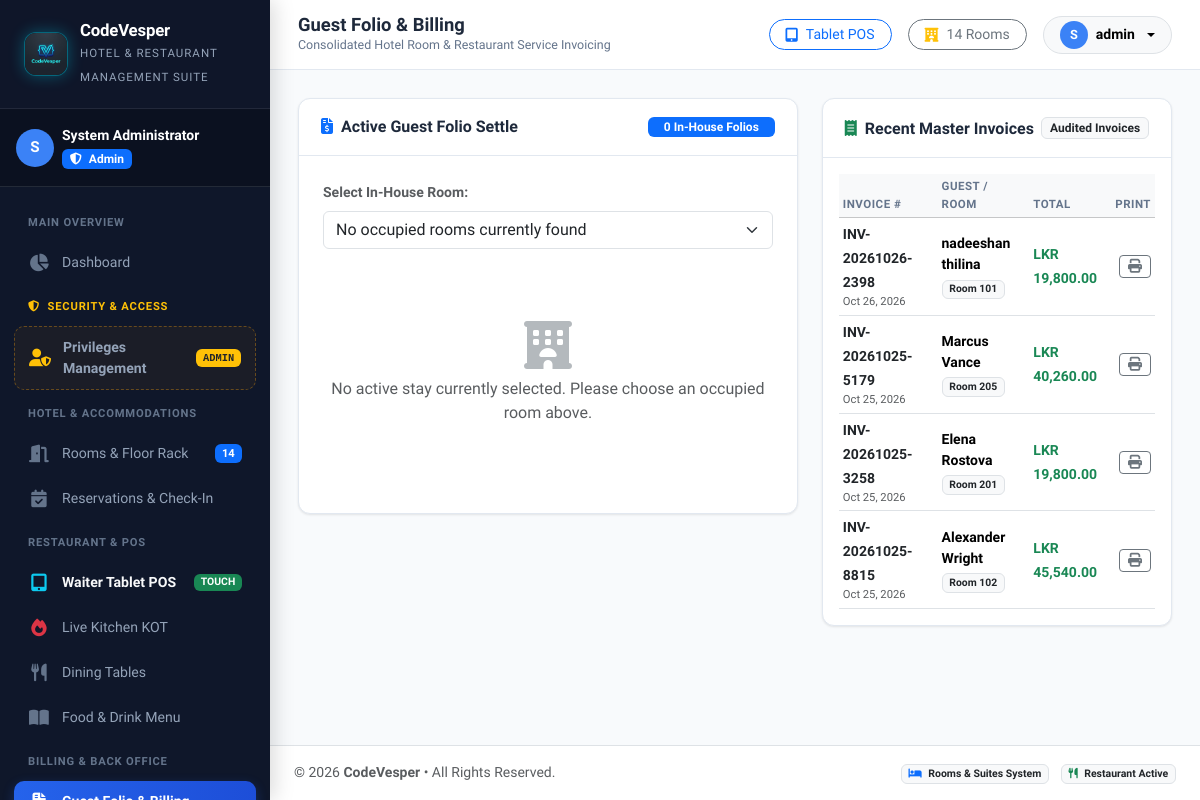
Page /billing.php (signed in) on the committed database.
### tables this page shows
CREATE TABLE `invoices` (
  `id` int NOT NULL AUTO_INCREMENT,
  `invoice_number` varchar(30) NOT NULL,
  `guest_id` int NOT NULL,
  `room_id` int DEFAULT NULL,
  `reservation_id` int DEFAULT NULL,
  `room_charges` decimal(10,2) DEFAULT '0.00',
  `restaurant_charges` decimal(10,2) DEFAULT '0.00',
  `amenity_charges` decimal(10,2) DEFAULT '0.00',
  `tax_rate` decimal(5,2) DEFAULT '10.00',
  `tax_amount` decimal(10,2) DEFAULT '0.00',
  `discount_amount` decimal(10,2) DEFAULT '0.00',
  `total_amount` decimal(10,2) NOT NULL,
  `paid_amount` decimal(10,2) DEFAULT '0.00',
  `balance_due` decimal(10,2) NOT NULL,
  `payment_status` enum('unpaid','partially_paid','paid') DEFAULT 'unpaid',
  `generated_by` int DEFAULT NULL,
  `created_at` timestamp NOT NULL DEFAULT CURRENT_TIMESTAMP,
  PRIMARY KEY (`id`)  ,
  UNIQUE KEY `invoice_number` (`invoice_number`),
  KEY `guest_id` (`guest_id`),
  KEY `room_id` (`room_id`),
  KEY `reservation_id` (`reservation_id`),
  CONSTRAINT `invoices_ibfk_1` FOREIGN KEY (`guest_id`) REFERENCES `guests` (`id`),
  CONSTRAINT `invoices_ibfk_2` FOREIGN KEY (`room_id`) REFERENCES `rooms` (`id`),
  CONSTRAINT `invoices_ibfk_3` FOREIGN KEY (`reservation_id`) REFERENCES `reservations` (`id`)
);

CREATE TABLE `guests` (
  `id` int NOT NULL AUTO_INCREMENT,
  `full_name` varchar(100) NOT NULL,
  `phone` varchar(20) NOT NULL,
  `email` varchar(100) DEFAULT NULL,
  `id_type` enum('Passport','National ID','Driving License','Other') DEFAULT 'National ID',
  `id_number` varchar(50) NOT NULL,
  `address` text DEFAULT NULL,
  `nationality` varchar(50) DEFAULT 'Domestic',
  `special_requests` text DEFAULT NULL,
  `created_at` timestamp NOT NULL DEFAULT CURRENT_TIMESTAMP,
  PRIMARY KEY (`id`)  
);

CREATE TABLE `rooms` (
  `id` int NOT NULL AUTO_INCREMENT,
  `room_number` varchar(10) NOT NULL,
  `room_type_id` int NOT NULL,
  `floor` int NOT NULL,
  `status` enum('vacant','reserved','occupied','dirty','maintenance') DEFAULT 'vacant',
  `daily_rate` decimal(10,2) NOT NULL,
  `notes` varchar(255) DEFAULT NULL,
  PRIMARY KEY (`id`)  ,
  UNIQUE KEY `room_number` (`room_number`),
  KEY `room_type_id` (`room_type_id`),
  CONSTRAINT `rooms_ibfk_1` FOREIGN KEY (`room_type_id`) REFERENCES `room_types` (`id`)
);

### billing.php (the view, shortened to what this page needs)
<?php
require_once __DIR__ . '/includes/header.php';
$db = getDbConnection();
$occupiedRooms = $db->query("
    SELECT r.id as room_id, r.room_number, r.daily_rate,
           ci.id as check_in_id, ci.check_in_time, ci.deposit_paid,
           g.id as guest_id, g.full_name as guest_name, g.phone as guest_phone, g.email as guest_email,
           res.booking_ref, res.check_in_date, res.check_out_date
    FROM rooms r
    JOIN check_ins ci ON (ci.room_id = r.id AND ci.status = 'active')
    JOIN guests g ON ci.guest_id = g.id
    LEFT JOIN reservations res ON ci.reservation_id = res.id
    ORDER BY r.room_number ASC
")->fetchAll();
$activeFolio = null;
$restaurantOrders = [];
$nights = 1;
$roomCost = 0.00;
$fnbTotal = 0.00;
$invoicesHistory = $db->query("
    SELECT inv.*, g.full_name as guest_name, r.room_number, u.username as staff_user
    FROM invoices inv
    JOIN guests g ON inv.guest_id = g.id
    LEFT JOIN rooms r ON inv.room_id = r.id
    LEFT JOIN users u ON inv.generated_by = u.id
    ORDER BY inv.id DESC
    LIMIT 10
")->fetchAll();
?>
<div class="row g-4">
    <div class="col-12 col-lg-7">
        <div class="card-custom mb-4">
            <div class="card-header-clean d-flex justify-content-between align-items-center">
                <h5 class="fw-bold mb-0">
                    <i class="fa-solid fa-file-invoice-dollar text-primary me-2"></i>Active Guest Folio Settle
                </h5>
                <span class="badge bg-primary px-3 py-1"><?= count($occupiedRooms) ?> In-House Folios</span>
            </div>
            <div class="p-4">
                <div class="mb-4">
                    <label class="form-label small fw-bold text-muted">Select In-House Room:</label>
                    <select class="form-select" onchange="location.href='billing.php?room_id=' + this.value">
                        <?php if (empty($occupiedRooms)): ?>
                            <option value="">No occupied rooms currently found</option>
                        <?php endif; ?>
                    </select>
                </div>
                <?php if ($activeFolio):
                    $subtotal = $roomCost + $fnbTotal;
                    $tax = round($subtotal * 0.10, 2);
                    $total = $subtotal + $tax;
                    $deposit = (float)$activeFolio['deposit_paid'];
                    $balanceDue = max(0, $total - $deposit);
                ?>
                    <div class="p-3 bg-light rounded-3 border mb-4">
                        <div class="row g-3">
                            <div class="col-6 col-sm-3">
                                <span class="text-muted small">Guest Name:</span>
                                <div class="fw-bold text-dark"><?= htmlspecialchars($activeFolio['guest_name']) ?></div>
                            </div>
                            <div class="col-6 col-sm-3">
                                <span class="text-muted small">Phone:</span>
                                <div class="fw-bold text-dark"><?= htmlspecialchars(formatPhoneNumber($activeFolio['guest_phone'])) ?></div>
                            </div>
                            <div class="col-6 col-sm-3">
                                <span class="text-muted small">Check-In Time:</span>
                                <div class="fw-bold text-dark"><?= formatDateTime($activeFolio['check_in_time']) ?></div>
                            </div>
                            <div class="col-6 col-sm-3">
                                <span class="text-muted small">Duration:</span>
                                <div class="fw-bold text-primary"><?= $nights ?> Night(s) Stayed</div>
                            </div>
                        </div>
                    </div>
                    <div class="table-responsive mb-4">
                        <table class="table table-bordered align-middle">
                            <thead class="table-light small text-uppercase">
                                <tr>
                                    <th>Service Description</th>
                                    <th>Units / Ref</th>
                                    <th>Unit Price</th>
                                    <th class="text-end">Amount</th>
                                </tr>
                            </thead>
                            <tbody>
                                <tr>
                                    <td>
                                        <strong>Room Lodging Charges</strong><br>
                                        <small class="text-muted"><?= htmlspecialchars($activeFolio['room_number']) ?> accommodation</small>
                                    </td>
                                    <td><?= $nights ?> Nights</td>
                                    <td><?= formatMoney($activeFolio['daily_rate']) ?></td>
                                    <td class="text-end fw-bold"><?= formatMoney($roomCost) ?></td>
                                </tr>
                                <?php if (!empty($restaurantOrders)): ?>
                                    <?php foreach ($restaurantOrders as $ro): ?>
                                        <tr>
                                            <td>
                                                <i class="fa-solid fa-utensils text-success me-1"></i> <strong>Restaurant Order: <?= htmlspecialchars($ro['order_number']) ?></strong><br>
                                                <small class="text-muted">In-Room Dining &bull; Waiter: <?= htmlspecialchars($ro['waiter_name'] ?? 'Staff') ?></small>
                                            </td>
                                            <td>Food & Drinks</td>
                                            <td><?= formatMoney($ro['subtotal']) ?></td>
                                            <td class="text-end fw-bold"><?= formatMoney($ro['total_amount']) ?></td>
                                        </tr>
                                    <?php endforeach; ?>
                                <?php else: ?>
                                    <tr>
                                        <td colspan="4" class="text-muted small py-2 bg-light">
                                            <i class="fa-solid fa-circle-info me-1"></i> No restaurant orders billed to this room.
                                        </td>
                                    </tr>
                                <?php endif; ?>
                            </tbody>
                        </table>
                    </div>
                    <div class="p-3 bg-light rounded-3 border">
                        <div class="row g-2 justify-content-end text-end">
                            <div class="col-6 col-sm-4 text-muted small">Lodging Subtotal:</div>
                            <div class="col-6 col-sm-3 fw-bold"><?= formatMoney($roomCost) ?></div>
                        </div>
                        <div class="row g-2 justify-content-end text-end mt-1">
                            <div class="col-6 col-sm-4 text-muted small">Restaurant Dining:</div>
                            <div class="col-6 col-sm-3 fw-bold"><?= formatMoney($fnbTotal) ?></div>
                        </div>
                        <div class="row g-2 justify-content-end text-end mt-1">
                            <div class="col-6 col-sm-4 text-muted small">Taxes & Service (10%):</div>
                            <div class="col-6 col-sm-3 fw-bold"><?= formatMoney($tax) ?></div>
                        </div>
                        <div class="row g-2 justify-content-end text-end mt-1">
                            <div class="col-6 col-sm-4 text-muted small">Advance Deposit Paid:</div>
                            <div class="col-6 col-sm-3 fw-bold text-success">- <?= formatMoney($deposit) ?></div>
                        </div>
                        <hr class="my-2">
                        <div class="row g-2 justify-content-end text-end align-items-center">
                            <div class="col-6 col-sm-4 fs-5 fw-bold text-dark">Net Balance Due:</div>
                            <div class="col-6 col-sm-3 fs-4 fw-bold text-danger"><?= formatMoney($balanceDue) ?></div>
                        </div>
                        <div class="mt-4 d-flex justify-content-between align-items-center">
                            <a href="pos.php" class="btn btn-outline-primary btn-sm">
                                <i class="fa-solid fa-plus me-1"></i> Add In-Room Dining (POS)
                            </a>
                            <button class="btn btn-danger px-4 py-2 fw-bold" onclick="openCheckoutModal(<?= $activeFolio['room_id'] ?>, '<?= htmlspecialchars($activeFolio['room_number']) ?>', '<?= formatMoney($balanceDue) ?>')">
                                <i class="fa-solid fa-arrow-right-from-bracket me-1"></i> Complete Checkout & Print Invoice
                            </button>
                        </div>
                    </div>
                <?php else: ?>
                    <div class="text-center py-5 text-muted">
                        <i class="fa-solid fa-hotel fa-3x text-secondary opacity-50 mb-2"></i>
                        <p>No active stay currently selected. Please choose an occupied room above.</p>
                    </div>
                <?php endif; ?>
            </div>
        </div>
    </div>
    <div class="col-12 col-lg-5">
        <div class="card-custom h-100">
            <div class="card-header-clean d-flex justify-content-between align-items-center">
                <h5 class="fw-bold mb-0">
                    <i class="fa-solid fa-receipt text-success me-2"></i>Recent Master Invoices
                </h5>
                <span class="badge bg-light text-dark border">Audited Invoices</span>
            </div>
            <div class="p-3">
                <div class="table-responsive">
                    <table class="table table-sm table-hover align-middle mb-0">
                        <thead class="table-light small text-uppercase text-muted">
                            <tr>
                                <th>Invoice #</th>
                                <th>Guest / Room</th>
                                <th>Total</th>
                                <th class="text-end">Print</th>
                            </tr>
                        </thead>
                        <tbody>
                            <?php if (empty($invoicesHistory)): ?>
                                <tr>
                                    <td colspan="4" class="text-center text-muted py-4">No completed checkout invoices yet.</td>
                                </tr>
                            <?php else: ?>
                                <?php foreach ($invoicesHistory as $inv): ?>
                                    <tr>
                                        <td>
                                            <span class="fw-bold text-dark small"><?= htmlspecialchars($inv['invoice_number']) ?></span>
                                            <div class="text-muted" style="font-size: 0.7rem;"><?= formatDate($inv['created_at']) ?></div>
                                        </td>
                                        <td>
                                            <div class="small fw-semibold"><?= htmlspecialchars($inv['guest_name']) ?></div>
                                            <span class="badge bg-light text-dark border" style="font-size: 0.65rem;"><?= htmlspecialchars($inv['room_number'] ?? 'Walk-in') ?></span>
                                        </td>
                                        <td>
                                            <span class="fw-bold text-success small"><?= formatMoney($inv['total_amount']) ?></span>
                                        </td>
                                        <td class="text-end">
                                            <button class="btn btn-sm btn-outline-secondary py-0 px-2" onclick="printInvoicePrompt('<?= htmlspecialchars($inv['invoice_number']) ?>')">
                                                <i class="fa-solid fa-print"></i>
                                            </button>
                                        </td>
                                    </tr>
                                <?php endforeach; ?>
                            <?php endif; ?>
                        </tbody>
                    </table>
                </div>
            </div>
        </div>
    </div>
</div>
<?php require_once __DIR__ . '/includes/footer.php'; ?>

### assets/css/style.css (style rules this page uses)
:root { --primary: #1e3a8a; --primary-light: #3b82f6; --primary-dark: #0f172a; --gold: #d97706; --gold-light: #f59e0b; --gold-subtle: #fef3c7; --sidebar-bg: #0f172a; --sidebar-hover: #1e293b; --sidebar-active: #2563eb; --body-bg: #f8fafc; --card-bg: #ffffff; --text-main: #1e293b; --text-muted: #64748b; --border-color: #e2e8f0; --sidebar-width: 270px; --topbar-height: 70px; --radius-sm: 8px; --radius-md: 12px; --radius-lg: 18px; --shadow-sm: 0 1px 3px rgba(0,0,0,0.06), 0 1px 2px rgba(0,0,0,0.04); --shadow-md: 0 4px 12px -2px rgba(0,0,0,0.08), 0 2px 6px -1px rgba(0,0,0,0.04); --shadow-lg: 0 12px 24px -4px rgba(0,0,0,0.12), 0 4px 10px -2px rgba(0,0,0,0.05); }
* { box-sizing: border-box; }
body { font-family: 'Plus Jakarta Sans', sans-serif; background-color: var(--body-bg); color: var(--text-main); overflow-x: hidden; margin: 0; padding: 0; }
.card-custom { background: #fff; border: 1px solid var(--border-color); border-radius: var(--radius-md); box-shadow: var(--shadow-sm); transition: transform 0.2s ease, box-shadow 0.2s ease; }
.card-header-clean { padding: 18px 22px; background: transparent; border-bottom: 1px solid var(--border-color); display: flex; align-items: center; justify-content: space-between; }
.card-header-clean h5 { margin: 0; font-size: 1rem; font-weight: 700; }
.table thead th { font-size: 0.72rem; font-weight: 700; text-transform: uppercase; letter-spacing: 0.5px; color: #64748b; }

### assets/css/pos.css (style rules this page uses)
html, body { overflow-x: hidden !important; max-width: 100vw !important; }

### rows in the picture
invoices: invoice_number "INV-20261026-2398", created_at "Oct 26, 2026", guest.full_name "nadeeshan thilina", room.room_number "Room 101", total_amount "LKR 19,800.00"
invoices: invoice_number "INV-20261025-5179", created_at "Oct 25, 2026", guest.full_name "Marcus Vance", room.room_number "Room 205", total_amount "LKR 40,260.00"
invoices: invoice_number "INV-20261025-3258", created_at "Oct 25, 2026", guest.full_name "Elena Rostova", room.room_number "Room 201", total_amount "LKR 19,800.00"
invoices: invoice_number "INV-20261025-8815", created_at "Oct 25, 2026", guest.full_name "Alexander Wright", room.room_number "Room 102", total_amount "LKR 45,540.00"

### other values in the picture
APP_NAME "CodeVesper"
APP_TAGLINE "HOTEL & RESTAURANT MANAGEMENT SUITE"
substr($user['full_name'] ?? 'U', 0, 1) "S"
$user['full_name'] "System Administrator"
$dynamicRoomCount "14"
$pageTitle "Guest Folio & Billing"
$pageSubtitle "Consolidated Hotel Room & Restaurant Service Invoicing"
$totalHeaderRooms "14"
substr($currentUser['full_name'], 0, 1) "S"
$currentUser['username'] "admin"
count($occupiedRooms) "0"
